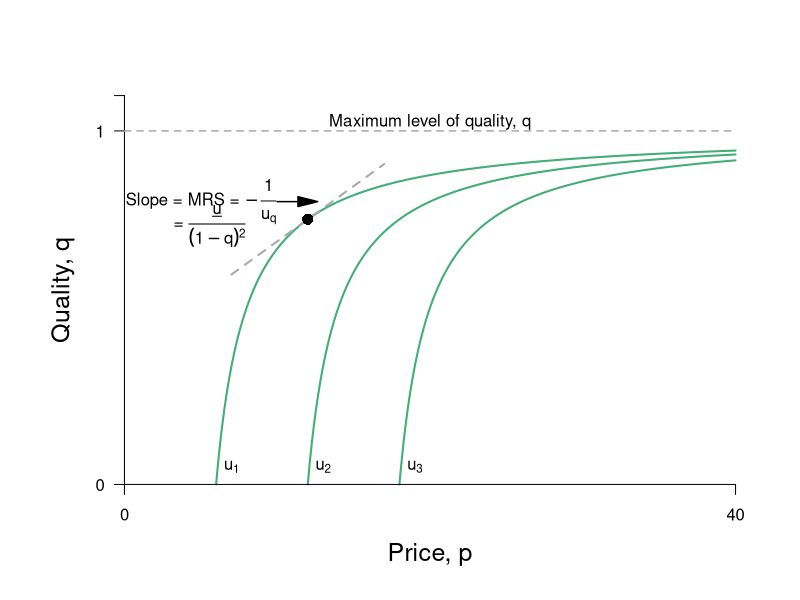

R code for this plot:
require(ggplot2)
require(shape)
pdf(file = "information_power/ch11_fig3.pdf", width = 9, height = 7)

#Set parameters for graphics
axislabelsize <- 1.5
labelsize <- 1.2
graphlinewidth <- 2
segmentlinewidth <- 1.5

#Parameters for figures
u1 <- 4
u2 <- 10
u3 <- 16
delta1 <- 2
delta2 <- 2
delta3 <- 2

indiffFn1 <- function(p, u1 = 4, delta1 = 2) {
  1 - (delta1) / (p - u1)
}

indiffFn2 <- function(p, u2 = 10, delta2 = 2) {
  1 - (delta2) / (p - u2)
}

indiffFn3 <- function(p, u3 = 16, delta3 = 2) {
  1 - (delta3) / (p - u3)
}

#The derivative for the function q = 1 - delta/(p - u) = delta/p - u)^2;
#From that we get the derivative and substitute in the relevant values
#for delta, u and p; that is we get a slope of 1/32
#But we also need the intercept; 0.375 above, or q/2 as it stood
tangentLine <- function(p){
  0.375 + (1/32)*p
}

COL <- c("#bae4b3", "#74c476", "#238b45")
COLA <- c("#e0f3db", "#99d8c9","#66c2a4","#41ae76", "#238b45", "#005824")
COLB <- c("#c6dbef", "#4eb3d3", "#2b8cbe", "#0868ac","#084081")

par(mar =  c(5, 5, 4, 2))
xlims <- c(0, 40)
ylims <- c(0, 1.1)


plot(0, 0, xlim = xlims, ylim = ylims, type = "n",
     xlab = "",
     ylab = "",
     xaxt = "n", yaxt = "n", cex.lab = axislabelsize, bty = "n")

mtext(expression(paste("Price, ", p)), side=1, line = 2.5, cex = axislabelsize)
text(-4, ylims[2] - 0.5*(ylims[2] - ylims[1]), expression(paste("Quality, ", q)), xpd = TRUE, cex = axislabelsize, srt = 90) 


npts <- 500 
#xx1 <- seq(0, xlims[2], length.out = npts)
xx1 <- seq(u1 + delta1, xlims[2], length.out = npts)
xx2 <- seq(u2 + delta2, xlims[2], length.out = npts)
xx3 <- seq(u3 + delta3, xlims[2], length.out = npts)
xx4 <- seq(7, 17, 0.01)




#Draw the lines for the graphs
lines(xx1, indiffFn1(xx1), col = COLA[4], lwd = graphlinewidth)
lines(xx2, indiffFn2(xx2), col = COLA[4], lwd = graphlinewidth)
lines(xx3, indiffFn3(xx3), col = COLA[4], lwd = graphlinewidth)
lines(xx4, tangentLine(xx4), col = "darkgrey", lty = 2, lwd = graphlinewidth)

#Customize ticks and labels for the plot
ticksy <- c(0, 1, 1.1)
ylabels <- c(0, 1, NA)
ticksx <- c(0, 40)
xlabels <- c(0, 40)
axis(1, at = ticksx, pos = 0, labels = xlabels)
axis(2, at = ticksy, pos = 0, labels = ylabels, las = 1)

#Annotation of the three indifference curves
text(7, 0.05, expression(paste(u[1])))
text(13, 0.05, expression(paste(u[2])))
text(19, 0.05, expression(paste(u[3])))

#Line for the max quality, q = 1 
segments(0, 1, 40, 1, lty = 2, col = "darkgray", lwd = segmentlinewidth)
#Annotating line of 100% quality
text(20, 1.025, expression(paste("Maximum level of quality, q")))

#Add a point for the tangency
points(12, 0.75, pch = 16, col = "black", cex = 1.5)

#Arrow to Slope of BRF
Arrows(10, 0.8, 12, 0.8, col = "black", lty = 1, lwd = 1.5, arr.type = "triangle")
text(5, 0.8, expression(paste("Slope = MRS = ", -frac(1, u[q]))))
text(5.4, 0.73, expression(paste(" = ", frac(underline("u"), (1-q)^2))))
dev.off()
